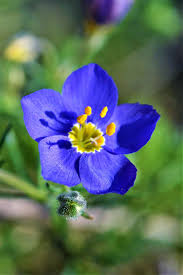
#> input picture src/data/BlueBowl_01.jpg, 183 x 275 px
$ python -i houg_transform.py   (imports and definitions only)
#> lines starting #> are read from the running program, lines starting #| are printed output that depends on the picture
#> further down, picture is the input picture: shape (275, 183, 3); mean B, G, R 99.1, 104.7, 87.2
import cv2
import numpy as np
import matplotlib.pyplot as plt
import operations.filters as filters

def houg_transform(img, apertureSize=7, umbral=150):
#> called with apertureSize = 7, umbral = 150
    img = cv2.cvtColor(img, cv2.COLOR_BGR2GRAY) if len(img.shape)==3 else img
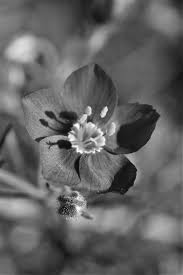
#> img: shape (275, 183); min 4, max 255, mean 98.8

    img_edges = cv2.Canny(img, 50, 150, apertureSize = apertureSize)
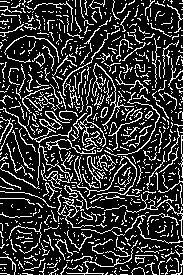
#> img_edges: shape (275, 183); 20.6% white in thin lines or dots
    lines = cv2.HoughLines(img_edges, 1, np.pi / 180, umbral)
#> lines = None

    # Si se detectan líneas, dibujarlas sobre la imagen original
    if lines is not None:
        for line in lines:
            rho, theta = line[0]
            x1 = int(rho * np.cos(theta) + 1000 * (-np.sin(theta)))
            y1 = int(rho * np.sin(theta) + 1000 * (np.cos(theta)))
            x2 = int(rho * np.cos(theta) - 1000 * (-np.sin(theta)))
            y2 = int(rho * np.sin(theta) - 1000 * (np.cos(theta)))
            cv2.line(img, (x1, y1), (x2, y2), (0, 0, 255), 2)

        return img, img_edges


def houg_transform_circles(img, dp=1.2, minDist=40, canny_umbral=100, acumulacion_umbral=30, minRadius=20, maxRadius=60):
    img = cv2.cvtColor(img, cv2.COLOR_BGR2GRAY) if len(img.shape)==3 else img

    gray_blur = filters.filtro_gaussiano(img, (9, 9), 2)

    circles = cv2.HoughCircles(
        gray_blur,
        cv2.HOUGH_GRADIENT,
        dp=dp,
        minDist=minDist,
        param1=canny_umbral,
        param2=acumulacion_umbral,
        minRadius=minRadius,
        maxRadius=maxRadius
    )

    output_img = cv2.cvtColor(img, cv2.COLOR_GRAY2BGR)

    if circles is not None:
        circles = np.uint16(np.around(circles))
        for (x, y, r) in circles[0, :]:
            cv2.circle(output_img, (x, y), r, (0, 255, 0), 2)
            cv2.circle(output_img, (x, y), 2, (0, 0, 255), 3)

    return output_img, circles

>>> import cv2
>>> picture = cv2.imread('../data/BlueBowl_01.jpg')
>>> result = houg_transform(picture)

$ run again, on src/data/BlueBowl_02.jpg
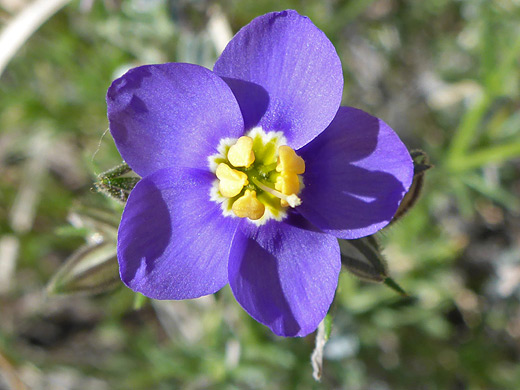
#> input picture src/data/BlueBowl_02.jpg, 520 x 390 px
#> picture is the input picture: shape (390, 520, 3); mean B, G, R 119, 114.2, 117.3
#> in houg_transform, `img_edges = cv2.Canny(img, 50, 150, apertureSize = apertureSize)`:
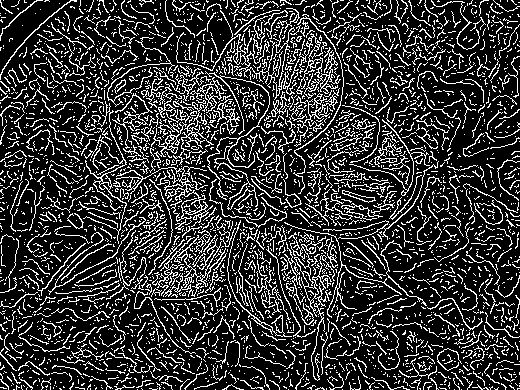
#> img_edges: shape (390, 520); 20.7% white in thin lines or dots
#> lines = 351 rows, first 8: [-33, 2.36], [303, 0.785], [274, 0.785], [-13, 2.36], [-1, 2.36], [-71, 2.36], [-28, 2.36], [308, 0.785]
#> the loop in houg_transform, `for line in lines:` made 351 passes
#> (rho, theta, x1, y1, x2, y2) on passes 1 to 3: (-33, 2.36, -683, -730, 730, 683), (303, 0.785, -492, 921, 921, -492), (274, 0.785, -513, 900, 900, -513)
#> after the loop in houg_transform, `for line in lines:`:
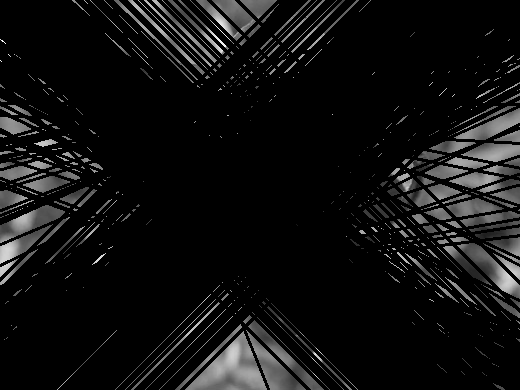
#> img: shape (390, 520); min 0, max 255, mean 16.5

$ run again, on src/data/BlueBowl_03.jpg
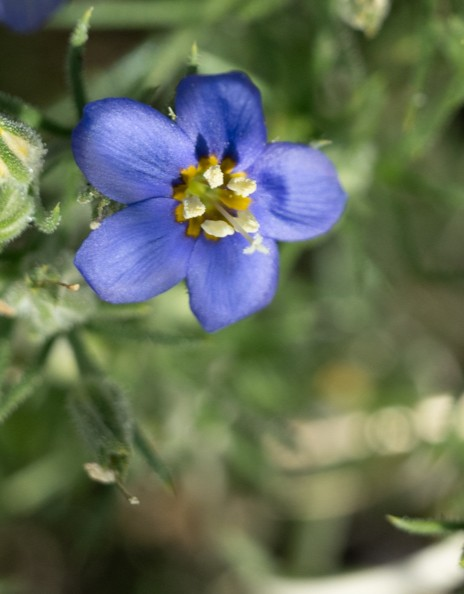
#> input picture src/data/BlueBowl_03.jpg, 464 x 594 px
#> picture is the input picture: shape (594, 464, 3); mean B, G, R 87, 108.9, 98.4
#> in houg_transform, `img_edges = cv2.Canny(img, 50, 150, apertureSize = apertureSize)`:
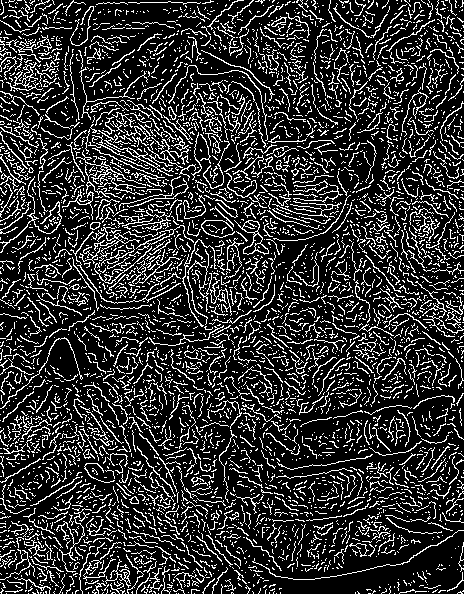
#> img_edges: shape (594, 464); 19.3% white in thin lines or dots
#> lines = 800 rows, first 8: [42, 2.36], [13, 2.36], [25, 2.36], [-6, 2.36], [16, 2.36], [30, 2.36], [69, 2.36], [33, 2.36]
#> the loop in houg_transform, `for line in lines:` made 800 passes
#> (rho, theta, x1, y1, x2, y2) on passes 1 to 3: (42, 2.36, -736, -677, 677, 736), (13, 2.36, -716, -697, 697, 716), (25, 2.36, -724, -689, 689, 724)
#> after the loop in houg_transform, `for line in lines:`:
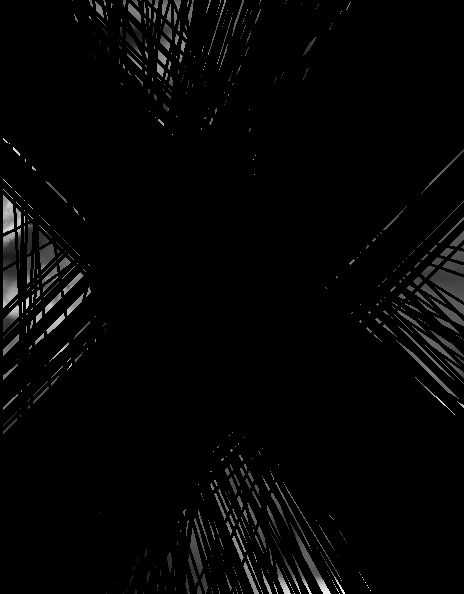
#> img: shape (594, 464); min 0, max 244, mean 4.9

$ run again, on src/data/BlueBowl_04.jpg
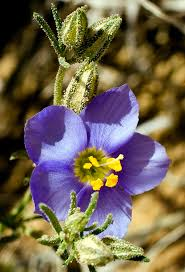
#> input picture src/data/BlueBowl_04.jpg, 185 x 272 px
#> picture is the input picture: shape (272, 185, 3); mean B, G, R 80.7, 100.7, 114
#> in houg_transform, `img = cv2.cvtColor(img, cv2.COLOR_BGR2GRAY) if len(img.shape)==3 else ..`:
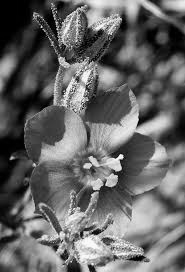
#> img: shape (272, 185); min 0, max 251, mean 102.4
#> in houg_transform, `img_edges = cv2.Canny(img, 50, 150, apertureSize = apertureSize)`:
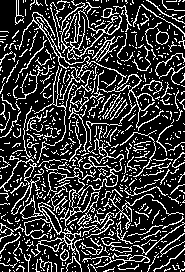
#> img_edges: shape (272, 185); 22% white in thin lines or dots
#> lines = None
